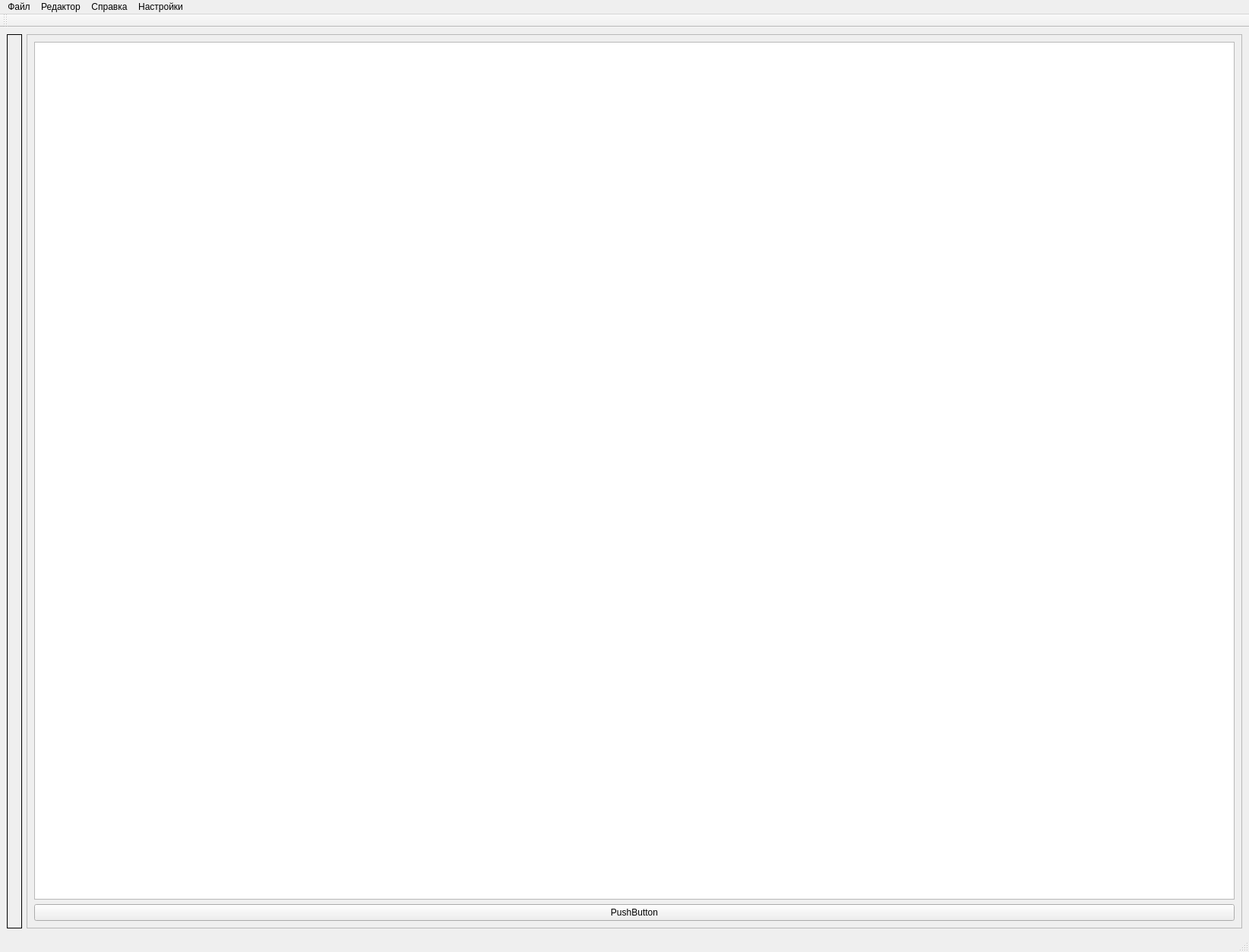
<?xml version="1.0" encoding="UTF-8"?>
<ui version="4.0">
 <class>MainWindow1</class>
 <widget class="QMainWindow" name="MainWindow1">
  <property name="geometry">
   <rect>
    <x>0</x>
    <y>0</y>
    <width>1644</width>
    <height>1253</height>
   </rect>
  </property>
  <property name="windowTitle">
   <string>Задание 1</string>
  </property>
  <widget class="QWidget" name="centralwidget">
   <layout class="QHBoxLayout" name="horizontalLayout">
    <item>
     <widget class="QFrame" name="frame">
      <property name="frameShape">
       <enum>QFrame::Box</enum>
      </property>
      <property name="frameShadow">
       <enum>QFrame::Plain</enum>
      </property>
      <property name="lineWidth">
       <number>1</number>
      </property>
      <property name="midLineWidth">
       <number>0</number>
      </property>
      <layout class="QHBoxLayout" name="horizontalLayout_2"/>
     </widget>
    </item>
    <item>
     <widget class="QFrame" name="frame_2">
      <property name="frameShape">
       <enum>QFrame::StyledPanel</enum>
      </property>
      <property name="frameShadow">
       <enum>QFrame::Raised</enum>
      </property>
      <layout class="QVBoxLayout" name="verticalLayout">
       <item>
        <widget class="QTableWidget" name="tableWidget"/>
       </item>
       <item>
        <widget class="QPushButton" name="pushButton">
         <property name="text">
          <string>PushButton</string>
         </property>
        </widget>
       </item>
      </layout>
     </widget>
    </item>
   </layout>
  </widget>
  <widget class="QMenuBar" name="menubar">
   <property name="geometry">
    <rect>
     <x>0</x>
     <y>0</y>
     <width>1644</width>
     <height>26</height>
    </rect>
   </property>
   <widget class="QMenu" name="menuFile">
    <property name="title">
     <string>Файл</string>
    </property>
    <addaction name="actionNewFile"/>
    <addaction name="actionOpenFile"/>
    <addaction name="actionSaveFile"/>
    <addaction name="actionSaveFileAs"/>
    <addaction name="separator"/>
   </widget>
   <widget class="QMenu" name="menuHelp">
    <property name="title">
     <string>Справка</string>
    </property>
    <addaction name="actionHelpTask"/>
    <addaction name="actionHelpProgram"/>
   </widget>
   <widget class="QMenu" name="menuEdit">
    <property name="title">
     <string>Редактор</string>
    </property>
    <addaction name="actionForward"/>
    <addaction name="actionBackward"/>
   </widget>
   <widget class="QMenu" name="menu">
    <property name="title">
     <string>Настройки</string>
    </property>
    <addaction name="actionSetting"/>
   </widget>
   <addaction name="menuFile"/>
   <addaction name="menuEdit"/>
   <addaction name="menuHelp"/>
   <addaction name="menu"/>
  </widget>
  <widget class="QStatusBar" name="statusbar"/>
  <widget class="QToolBar" name="toolBar_2">
   <property name="windowTitle">
    <string>toolBar_2</string>
   </property>
   <attribute name="toolBarArea">
    <enum>TopToolBarArea</enum>
   </attribute>
   <attribute name="toolBarBreak">
    <bool>false</bool>
   </attribute>
  </widget>
  <action name="actionNewFile">
   <property name="icon">
    <iconset>
     <normaloff>resources/iconePack/file.png</normaloff>resources/iconePack/file.png</iconset>
   </property>
   <property name="text">
    <string>Новый файл</string>
   </property>
   <property name="toolTip">
    <string>Создать новый файл</string>
   </property>
  </action>
  <action name="actionOpenFile">
   <property name="icon">
    <iconset>
     <normaloff>resources/iconePack/write.png</normaloff>resources/iconePack/write.png</iconset>
   </property>
   <property name="text">
    <string>Открыть файл</string>
   </property>
  </action>
  <action name="actionSaveFile">
   <property name="icon">
    <iconset>
     <normaloff>resources/iconePack/save.png</normaloff>resources/iconePack/save.png</iconset>
   </property>
   <property name="text">
    <string>Сохранить</string>
   </property>
  </action>
  <action name="actionSaveFileAs">
   <property name="text">
    <string>Сохранить как</string>
   </property>
  </action>
  <action name="actionForward">
   <property name="icon">
    <iconset>
     <normaloff>resources/iconePack/forward.png</normaloff>resources/iconePack/forward.png</iconset>
   </property>
   <property name="text">
    <string>Вперед        Ctrl+Y</string>
   </property>
  </action>
  <action name="actionBackward">
   <property name="icon">
    <iconset>
     <normaloff>resources/iconePack/reply.png</normaloff>resources/iconePack/reply.png</iconset>
   </property>
   <property name="text">
    <string>Назад          Ctrl+Z</string>
   </property>
  </action>
  <action name="actionbtnAddNode">
   <property name="checkable">
    <bool>true</bool>
   </property>
   <property name="checked">
    <bool>false</bool>
   </property>
   <property name="icon">
    <iconset>
     <normaloff>resources/iconePack/add-new.png</normaloff>resources/iconePack/add-new.png</iconset>
   </property>
   <property name="text">
    <string>btnAddNode</string>
   </property>
   <property name="toolTip">
    <string>Добавить узел</string>
   </property>
  </action>
  <action name="actionbtnRemoveNode">
   <property name="checkable">
    <bool>true</bool>
   </property>
   <property name="icon">
    <iconset>
     <normaloff>resources/iconePack/deletNODECONNECT.png</normaloff>resources/iconePack/deletNODECONNECT.png</iconset>
   </property>
   <property name="text">
    <string>btnRemoveNode</string>
   </property>
   <property name="toolTip">
    <string>Удалить выбранный элемент</string>
   </property>
  </action>
  <action name="actionbtnMoveNode">
   <property name="checkable">
    <bool>true</bool>
   </property>
   <property name="icon">
    <iconset>
     <normaloff>resources/iconePack/file_hand.svg</normaloff>resources/iconePack/file_hand.svg</iconset>
   </property>
   <property name="text">
    <string>btnMoveNode</string>
   </property>
   <property name="toolTip">
    <string>Передвинуть элемент</string>
   </property>
   <property name="font">
    <font>
     <pointsize>8</pointsize>
    </font>
   </property>
   <property name="priority">
    <enum>QAction::NormalPriority</enum>
   </property>
  </action>
  <action name="actionbtnConnectNode">
   <property name="checkable">
    <bool>true</bool>
   </property>
   <property name="icon">
    <iconset>
     <normaloff>resources/iconePack/file_addArrow.svg</normaloff>resources/iconePack/file_addArrow.svg</iconset>
   </property>
   <property name="text">
    <string>btnConnectNode</string>
   </property>
   <property name="toolTip">
    <string>Соединить узлы</string>
   </property>
  </action>
  <action name="actionbtnInfo">
   <property name="icon">
    <iconset>
     <normaloff>resources/iconePack/attachment.png</normaloff>resources/iconePack/attachment.png</iconset>
   </property>
   <property name="text">
    <string>btnInfo</string>
   </property>
   <property name="toolTip">
    <string>Материалы</string>
   </property>
  </action>
  <action name="actionbtnHome">
   <property name="icon">
    <iconset>
     <normaloff>resources/iconePack/home.png</normaloff>resources/iconePack/home.png</iconset>
   </property>
   <property name="text">
    <string>btnHome</string>
   </property>
   <property name="toolTip">
    <string>Перейти к выбору заданий / В меню</string>
   </property>
  </action>
  <action name="actionbtnRemoveNodeConnection">
   <property name="checkable">
    <bool>true</bool>
   </property>
   <property name="icon">
    <iconset>
     <normaloff>resources/iconePack/trash.png</normaloff>resources/iconePack/trash.png</iconset>
   </property>
   <property name="text">
    <string>btnRemoveNodeСonnection</string>
   </property>
   <property name="toolTip">
    <string>Удаление узла и его связей</string>
   </property>
  </action>
  <action name="actionbtnZoomIn">
   <property name="checkable">
    <bool>false</bool>
   </property>
   <property name="checked">
    <bool>false</bool>
   </property>
   <property name="icon">
    <iconset>
     <normaloff>resources/iconePack/zoom-in.png</normaloff>resources/iconePack/zoom-in.png</iconset>
   </property>
   <property name="text">
    <string>btnZoomIn</string>
   </property>
   <property name="toolTip">
    <string>Увеличить изображение</string>
   </property>
   <property name="autoRepeat">
    <bool>true</bool>
   </property>
  </action>
  <action name="actionbtnZoomOut">
   <property name="icon">
    <iconset>
     <normaloff>resources/iconePack/zoom-out.png</normaloff>resources/iconePack/zoom-out.png</iconset>
   </property>
   <property name="text">
    <string>btnZoomOut</string>
   </property>
   <property name="toolTip">
    <string>Уменьшить изображение</string>
   </property>
  </action>
  <action name="actionHelpTask">
   <property name="text">
    <string>Справка по заданию</string>
   </property>
  </action>
  <action name="actionHelpProgram">
   <property name="text">
    <string>Справка по программе </string>
   </property>
  </action>
  <action name="actionSetting">
   <property name="text">
    <string>Настройки программы</string>
   </property>
  </action>
  <action name="actionbtnCheck">
   <property name="icon">
    <iconset>
     <normaloff>resources/iconePack/check-mark.png</normaloff>resources/iconePack/check-mark.png</iconset>
   </property>
   <property name="text">
    <string>btnCheck</string>
   </property>
   <property name="toolTip">
    <string>&lt;html&gt;&lt;head/&gt;&lt;body&gt;&lt;p&gt;Проверить задание&lt;/p&gt;&lt;/body&gt;&lt;/html&gt;</string>
   </property>
  </action>
 </widget>
 <resources/>
 <connections/>
</ui>
